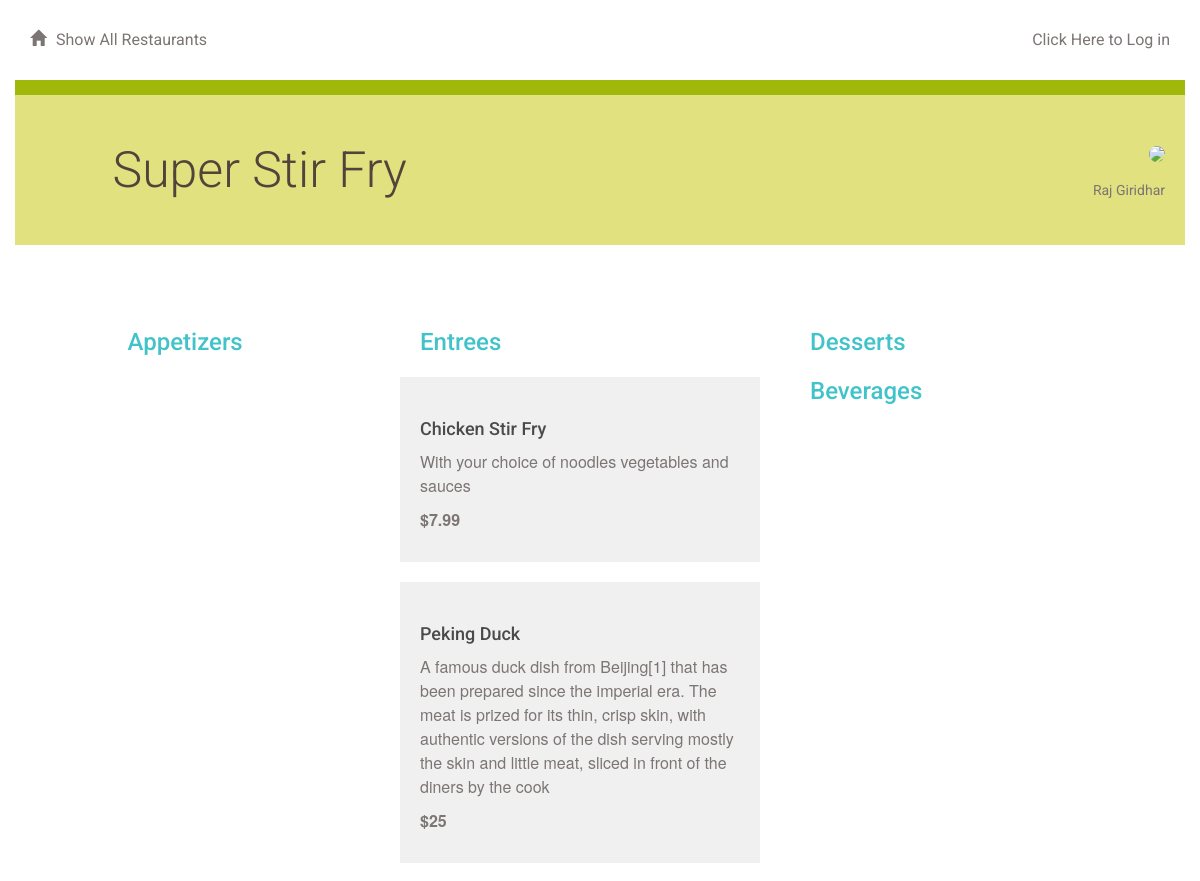
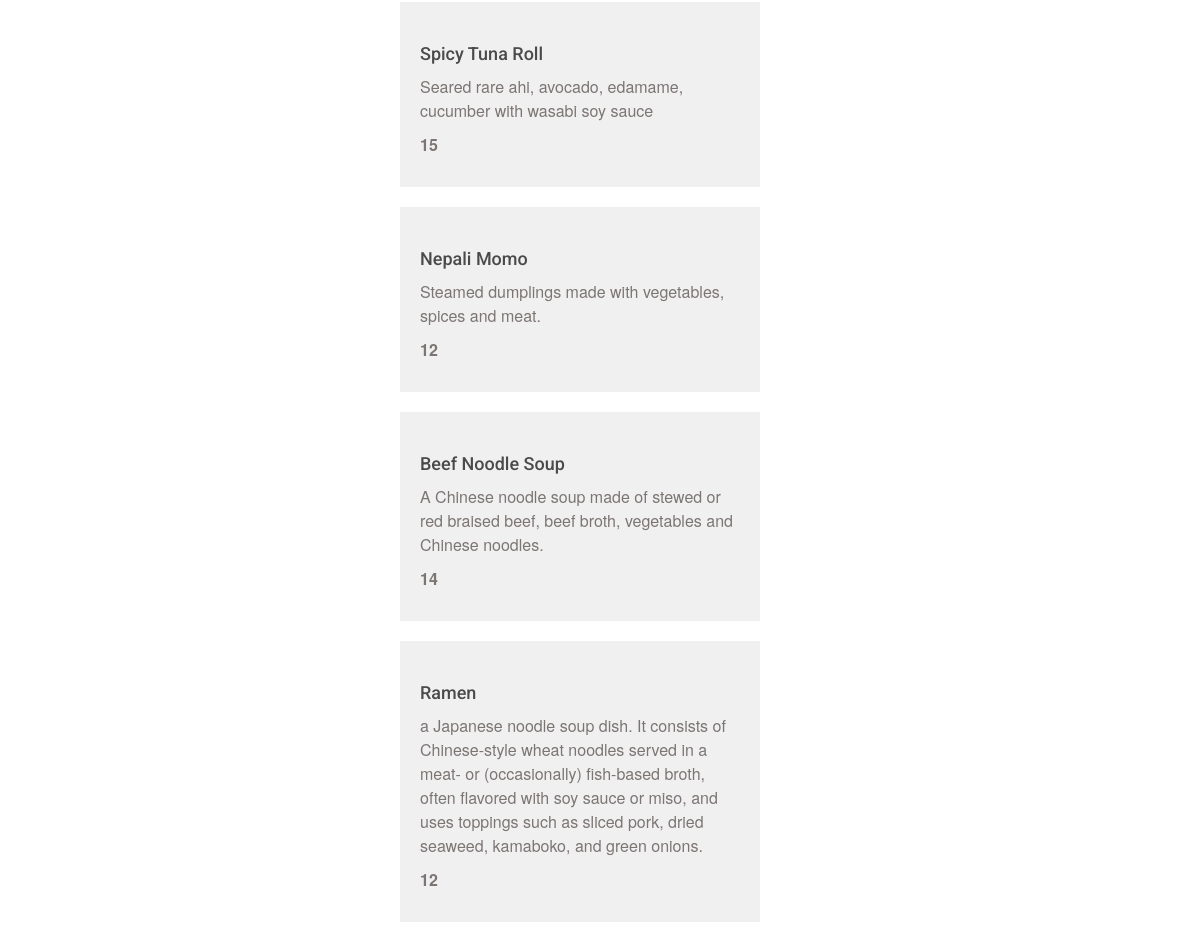
The app's page /restaurant/2/menu/ with its own data (2 pictures, top to bottom).
### database_setup.py (models this page shows, shortened)
class Restaurant(Base):
    __tablename__ = 'restaurant'
    id = Column(Integer, primary_key=True)
    name = Column(String(250), nullable=False)
    user_id = Column(Integer, ForeignKey('user.id'))
    user = relationship(User)

class User(Base):
    __tablename__ = 'user'
    id = Column(Integer, primary_key=True)
    name = Column(String(250), nullable=False)
    email = Column(String(250), nullable=False)
    picture = Column(String(250))

class MenuItem(Base):
    __tablename__ = 'menu_item'
    name = Column(String(80), nullable=False)
    id = Column(Integer, primary_key=True)
    description = Column(String(250))
    price = Column(String(8))
    course = Column(String(250))
    restaurant_id = Column(Integer, ForeignKey('restaurant.id'))
    restaurant = relationship(Restaurant)
    user_id = Column(Integer, ForeignKey('user.id'))
    user = relationship(User)

### application.py (the view)
@app.route('/restaurant/<int:restaurant_id>/')
@app.route('/restaurant/<int:restaurant_id>/menu/')
def showMenu(restaurant_id):
    session = DBSession()
    restaurant = session.query(Restaurant).filter_by(id=restaurant_id).one()
    creator = getUserInfo(restaurant.user_id)
    items = session.query(MenuItem).filter_by(
        restaurant_id=restaurant_id).all()
    if 'username' not in login_session or creator.id != login_session['user_id']:  # noqa
        return render_template('publicmenu.html', items=items, restaurant=restaurant, creator=creator)  # noqa
    else:
        return render_template('menu.html', items=items, restaurant=restaurant, creator=creator)  # noqa

### application.py (called while the page is built)
def getUserInfo(user_id):
    session = DBSession()
    user = session.query(User).filter_by(id=user_id).one()
    return user

### templates/publicmenu.html (shortened to what this page needs)
{% extends "main.html" %}
{% block content %}
{% include "header.html" %}
	<div class="row divider green">
		<div class="col-md-12"></div>
	</div>
	<div class="row banner menu">
		<div class="col-md-11 col-md-offset-1 padding-none">
			<h1>{{ restaurant.name }}
			<figure class="creator">
				<img src="{{ creator.picture}}">
				<figcaption>{{ creator.name }}</figcaption>
			</figure>
			</h1>
		</div>
	</div>
	<div class="row padding-top padding-bottom">
		<div class="col-md-1"></div>
		<div class="col-md-11 padding-none">
		</div>
		<div class="col-md-7"></div>
	</div>
	<div class="row">
		<div class="col-md-12">
		</div>
	</div>
	{% if items !=[] %}
		<div class="row">
			<div class="col-md-1"></div>
			<div class="col-md-3">
				<h2>Appetizers</h2>
			</div>
			<div class="col-md-4">
				<h2>Entrees</h2>
					{% for i in items %}
						{% if i.course == 'Entree' %}
						<div class="menu-item">
							<h3>{{i.name}}</h3>
							<p>{{i.description}}</p>
							<p class="menu-price">{{i.price}}</p>
						</div>
						{% endif %}
					{% endfor %}
			</div>
			<div class="col-md-3">
				<h2>Desserts</h2>
				<h2>Beverages</h2>
			</div>
			<div class="col-md-1"></div>
		</div>
	{% endif %}
{% endblock %}

### static/styles.css (style rules this page uses)
* { font-family: "Helvetica Neue Bold", Roboto, Helvetica, Arial, sans-serif; font-weight: 700; }
h1 { font-family: "Helvetica Neue Light", Roboto, Helvetica, Arial, sans-serif; font-size: 50px; color: #51453B; line-height: 60px; font-weight: 300; }
h2 { font-size: 24px; color: #42C3C9; line-height: 29px; }
h3 { font-size: 18px; color: #4A4A4A; line-height: 23px; }
p { font-family: "Helvetica Neue", Roboto, Helvetica, Arial, sans-serif; font-size: 16px; color: #7B7573; line-height: 24px; font-weight: 400; }
.padding-top { padding-top: 30px; }
.padding-bottom { padding-bottom: 30px; }
.padding-none { padding: 0; }
.divider { height: 15px; }
.divider.green { background-color: #9FB80A; }
.banner.menu { height: 150px; background-color: #E1E17F; }
.banner h1 { margin: 45px 0; }
.menu-item { background: #F0F0F0; padding: 20px; margin: 20px; margin-left: -20px; }
.menu-price { font-weight: 700; }
.creator { padding-right: 20px; margin-top: -20px; text-align: right; float:right; }
.creator img { width: 100px; border-radius: 50%; }
.creator figcaption { font-size: 14px; color: #7B7573; font-weight: 400; margin-top: -20px; }

### records on screen
Restaurant: name "Super Stir Fry"
User: name "Raj Giridhar"
MenuItem: name "Chicken Stir Fry", description "With your choice of noodles vegetables and sauces", price "$7.99"
MenuItem: name "Peking Duck", description "A famous duck dish from Beijing[1] that has been prepared since the imperial era. The meat is prized for its thin, crisp skin, with authentic versions of the dish serving mostly the skin and little meat, sliced in front of the diners by the cook", price "$25"
MenuItem: name "Spicy Tuna Roll", description "Seared rare ahi, avocado, edamame, cucumber with wasabi soy sauce", price "15"
MenuItem: name "Nepali Momo", description "Steamed dumplings made with vegetables, spices and meat.", price "12"
MenuItem: name "Beef Noodle Soup", description "A Chinese noodle soup made of stewed or red braised beef, beef broth, vegetables and Chinese noodles.", price "14"
MenuItem: name "Ramen", description "a Japanese noodle soup dish. It consists of Chinese-style wheat noodles served in a meat- or (occasionally) fish-based broth, often flavored with soy sauce or miso, and uses toppings such as sliced pork, dried seaweed, kamaboko, and green onions.", price "12"
